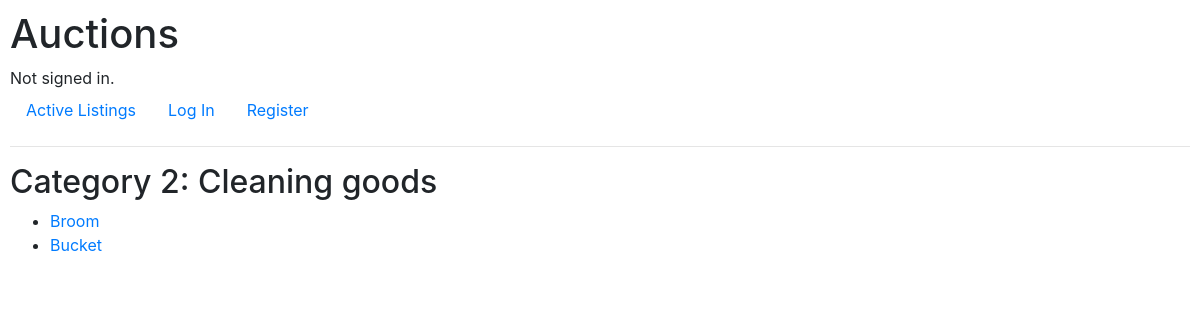
The app's page /categories/2 with its own data.
### auctions/models.py (models this page shows, shortened)
class Category(models.Model):
    name = models.CharField(max_length=50)
    description = models.CharField(max_length=500)

class Listing(models.Model):
    title = models.CharField(max_length=50)
    description = models.CharField(max_length=1000)
    starting_bid = models.DecimalField(max_digits=10, decimal_places=2)
    created_date = models.DateTimeField("date published")
    category_id = models.ForeignKey(Category, on_delete=models.CASCADE)

### auctions/views.py (the view)
# urls.py: path("categories/<int:category_id>", views.category, name="category"),
def category(request, category_id):
    try:
        category = Category.objects.get(pk=category_id)
    except category.DoesNotExist:
        raise Http404("category not found.")
    return render(request, "auctions/category.html",
    {
        "category": category
    })

### auctions/templates/auctions/category.html (shortened to what this page needs)
{% extends "auctions/layout.html" %}
{% block body %}
    <h2>Category {{ category.id }}: {{ category.name }}</h2>
    <ul>
        {% for item in category.listing_set.all %}
        <li>
            <a href="{% url 'auctions:listing' item.id %}">
                {{ item.title }}
            </a>
        </li>
        {% endfor %}
    </ul>
{% endblock %}

### auctions/static/auctions/styles.css (style rules this page uses)
body { padding: 10px; }

### records on screen
Category: id "2", name "Cleaning goods"
Listing: title "Broom"
Listing: title "Bucket"
